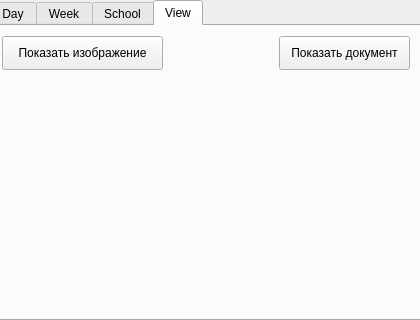
<?xml version="1.0" encoding="UTF-8"?>
<ui version="4.0">
 <class>Planner</class>
 <widget class="QFrame" name="Planner">
  <property name="geometry">
   <rect>
    <x>0</x>
    <y>0</y>
    <width>420</width>
    <height>320</height>
   </rect>
  </property>
  <property name="windowTitle">
   <string>Planner</string>
  </property>
  <widget class="QTabWidget" name="planner">
   <property name="geometry">
    <rect>
     <x>-10</x>
     <y>0</y>
     <width>431</width>
     <height>321</height>
    </rect>
   </property>
   <property name="minimumSize">
    <size>
     <width>431</width>
     <height>321</height>
    </size>
   </property>
   <property name="maximumSize">
    <size>
     <width>431</width>
     <height>321</height>
    </size>
   </property>
   <property name="currentIndex">
    <number>3</number>
   </property>
   <widget class="QWidget" name="day">
    <property name="enabled">
     <bool>true</bool>
    </property>
    <attribute name="title">
     <string>Day</string>
    </attribute>
    <widget class="QLabel" name="label_school">
     <property name="geometry">
      <rect>
       <x>230</x>
       <y>10</y>
       <width>58</width>
       <height>18</height>
      </rect>
     </property>
     <property name="font">
      <font>
       <pointsize>12</pointsize>
      </font>
     </property>
     <property name="text">
      <string>School</string>
     </property>
    </widget>
    <widget class="QLabel" name="label_dop">
     <property name="geometry">
      <rect>
       <x>10</x>
       <y>130</y>
       <width>141</width>
       <height>18</height>
      </rect>
     </property>
     <property name="font">
      <font>
       <pointsize>12</pointsize>
      </font>
     </property>
     <property name="text">
      <string>Additional</string>
     </property>
    </widget>
    <widget class="QLabel" name="label_task">
     <property name="geometry">
      <rect>
       <x>230</x>
       <y>150</y>
       <width>81</width>
       <height>18</height>
      </rect>
     </property>
     <property name="font">
      <font>
       <pointsize>12</pointsize>
      </font>
     </property>
     <property name="text">
      <string>Tasks</string>
     </property>
    </widget>
    <widget class="QLabel" name="label_event">
     <property name="geometry">
      <rect>
       <x>10</x>
       <y>10</y>
       <width>81</width>
       <height>18</height>
      </rect>
     </property>
     <property name="font">
      <font>
       <pointsize>12</pointsize>
      </font>
     </property>
     <property name="text">
      <string>Events</string>
     </property>
    </widget>
    <widget class="QWidget" name="verticalLayoutWidget_2">
     <property name="geometry">
      <rect>
       <x>10</x>
       <y>30</y>
       <width>171</width>
       <height>101</height>
      </rect>
     </property>
     <layout class="QVBoxLayout" name="event"/>
    </widget>
    <widget class="QWidget" name="verticalLayoutWidget_3">
     <property name="geometry">
      <rect>
       <x>230</x>
       <y>170</y>
       <width>171</width>
       <height>101</height>
      </rect>
     </property>
     <layout class="QVBoxLayout" name="task_day"/>
    </widget>
    <widget class="QWidget" name="verticalLayoutWidget_4">
     <property name="geometry">
      <rect>
       <x>230</x>
       <y>30</y>
       <width>171</width>
       <height>101</height>
      </rect>
     </property>
     <layout class="QVBoxLayout" name="school_task"/>
    </widget>
    <widget class="QWidget" name="verticalLayoutWidget_5">
     <property name="geometry">
      <rect>
       <x>10</x>
       <y>170</y>
       <width>171</width>
       <height>101</height>
      </rect>
     </property>
     <layout class="QVBoxLayout" name="additional"/>
    </widget>
    <widget class="QPushButton" name="create_task">
     <property name="geometry">
      <rect>
       <x>320</x>
       <y>150</y>
       <width>81</width>
       <height>21</height>
      </rect>
     </property>
     <property name="text">
      <string>Create</string>
     </property>
    </widget>
    <widget class="QPushButton" name="create_task_2">
     <property name="geometry">
      <rect>
       <x>320</x>
       <y>10</y>
       <width>81</width>
       <height>21</height>
      </rect>
     </property>
     <property name="text">
      <string>Create</string>
     </property>
    </widget>
    <widget class="QPushButton" name="create_task_3">
     <property name="geometry">
      <rect>
       <x>100</x>
       <y>150</y>
       <width>81</width>
       <height>21</height>
      </rect>
     </property>
     <property name="text">
      <string>Create</string>
     </property>
    </widget>
    <widget class="QPushButton" name="create_my_event">
     <property name="geometry">
      <rect>
       <x>100</x>
       <y>10</y>
       <width>81</width>
       <height>21</height>
      </rect>
     </property>
     <property name="text">
      <string>Create</string>
     </property>
    </widget>
   </widget>
   <widget class="QWidget" name="week">
    <attribute name="title">
     <string>Week</string>
    </attribute>
    <widget class="QLabel" name="label_task_week">
     <property name="geometry">
      <rect>
       <x>10</x>
       <y>10</y>
       <width>71</width>
       <height>18</height>
      </rect>
     </property>
     <property name="font">
      <font>
       <pointsize>12</pointsize>
      </font>
     </property>
     <property name="text">
      <string>Tasks</string>
     </property>
    </widget>
    <widget class="QWidget" name="verticalLayoutWidget">
     <property name="geometry">
      <rect>
       <x>10</x>
       <y>60</y>
       <width>160</width>
       <height>221</height>
      </rect>
     </property>
     <layout class="QVBoxLayout" name="task_week"/>
    </widget>
    <widget class="QPushButton" name="create_task_week">
     <property name="geometry">
      <rect>
       <x>80</x>
       <y>30</y>
       <width>88</width>
       <height>31</height>
      </rect>
     </property>
     <property name="text">
      <string>Create</string>
     </property>
    </widget>
    <widget class="QPushButton" name="create_event_week">
     <property name="geometry">
      <rect>
       <x>320</x>
       <y>30</y>
       <width>88</width>
       <height>31</height>
      </rect>
     </property>
     <property name="text">
      <string>Create</string>
     </property>
    </widget>
    <widget class="QLabel" name="label_event_week">
     <property name="geometry">
      <rect>
       <x>200</x>
       <y>10</y>
       <width>111</width>
       <height>18</height>
      </rect>
     </property>
     <property name="font">
      <font>
       <pointsize>12</pointsize>
      </font>
     </property>
     <property name="text">
      <string>Events</string>
     </property>
    </widget>
    <widget class="QTableWidget" name="table_events">
     <property name="geometry">
      <rect>
       <x>200</x>
       <y>60</y>
       <width>211</width>
       <height>221</height>
      </rect>
     </property>
    </widget>
   </widget>
   <widget class="QWidget" name="school">
    <attribute name="title">
     <string>School</string>
    </attribute>
    <widget class="QLabel" name="label_shedule">
     <property name="geometry">
      <rect>
       <x>10</x>
       <y>10</y>
       <width>131</width>
       <height>31</height>
      </rect>
     </property>
     <property name="font">
      <font>
       <pointsize>12</pointsize>
      </font>
     </property>
     <property name="text">
      <string>Shedule</string>
     </property>
    </widget>
    <widget class="QPushButton" name="create_school_event">
     <property name="geometry">
      <rect>
       <x>320</x>
       <y>40</y>
       <width>88</width>
       <height>34</height>
      </rect>
     </property>
     <property name="text">
      <string>Create</string>
     </property>
    </widget>
    <widget class="QLabel" name="label_event_school">
     <property name="geometry">
      <rect>
       <x>220</x>
       <y>10</y>
       <width>181</width>
       <height>31</height>
      </rect>
     </property>
     <property name="font">
      <font>
       <pointsize>12</pointsize>
      </font>
     </property>
     <property name="text">
      <string>ZOOM, Events</string>
     </property>
    </widget>
    <widget class="QWidget" name="verticalLayoutWidget_6">
     <property name="geometry">
      <rect>
       <x>10</x>
       <y>70</y>
       <width>160</width>
       <height>211</height>
      </rect>
     </property>
     <layout class="QVBoxLayout" name="shedule">
      <property name="spacing">
       <number>0</number>
      </property>
     </layout>
    </widget>
    <widget class="QPushButton" name="change_shedule">
     <property name="geometry">
      <rect>
       <x>80</x>
       <y>40</y>
       <width>88</width>
       <height>31</height>
      </rect>
     </property>
     <property name="text">
      <string>Change</string>
     </property>
    </widget>
    <widget class="QTableWidget" name="event_school">
     <property name="geometry">
      <rect>
       <x>220</x>
       <y>70</y>
       <width>191</width>
       <height>211</height>
      </rect>
     </property>
    </widget>
   </widget>
   <widget class="QWidget" name="tab">
    <attribute name="title">
     <string>View</string>
    </attribute>
    <widget class="QPushButton" name="open_txt">
     <property name="geometry">
      <rect>
       <x>287</x>
       <y>10</y>
       <width>131</width>
       <height>34</height>
      </rect>
     </property>
     <property name="text">
      <string>Показать документ</string>
     </property>
    </widget>
    <widget class="QWidget" name="verticalLayoutWidget_7">
     <property name="geometry">
      <rect>
       <x>10</x>
       <y>50</y>
       <width>411</width>
       <height>231</height>
      </rect>
     </property>
     <layout class="QVBoxLayout" name="l_view"/>
    </widget>
    <widget class="QPushButton" name="open_img">
     <property name="geometry">
      <rect>
       <x>10</x>
       <y>10</y>
       <width>161</width>
       <height>34</height>
      </rect>
     </property>
     <property name="text">
      <string>Показать изображение</string>
     </property>
    </widget>
   </widget>
  </widget>
 </widget>
 <resources/>
 <connections/>
</ui>
